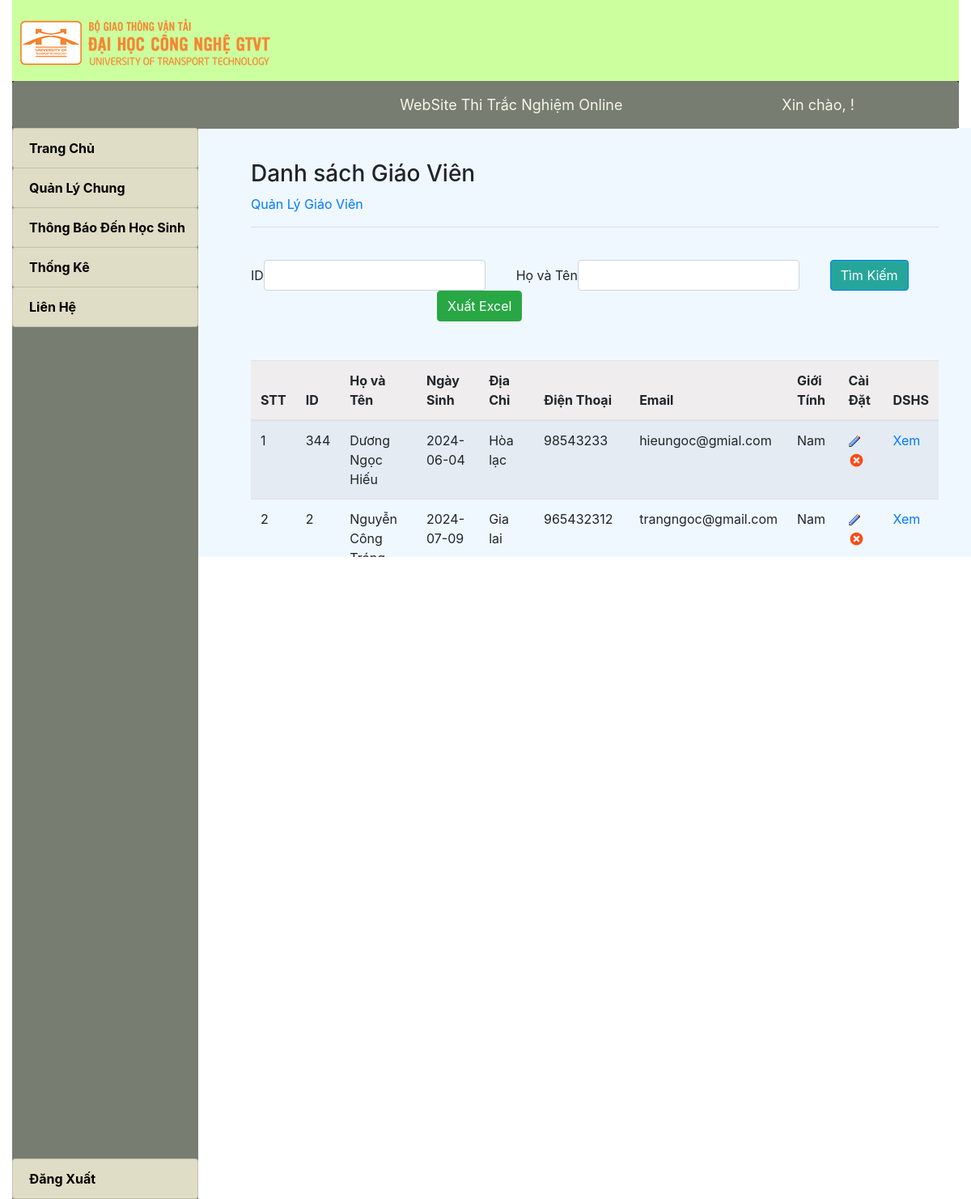
The page /73DCTT23_MVC/DanhSachGiaoVien on the database its author committed.
### tables this page shows
CREATE TABLE `giaovien` (
  `ID` int(11) NOT NULL,
  `Hoten` varchar(50) NOT NULL,
  `Ngaysinh` date NOT NULL,
  `Diachi` varchar(50) NOT NULL,
  `Dienthoai` int(11) NOT NULL,
  `Email` varchar(50) NOT NULL,
  `Gioitinh` text NOT NULL
);

### 73DCTT23_MVC/MVC/Core/controller.php (called while the page is built, shortened)
<?php
class controller{
    public function view($view,$data=[]){
        include_once './MVC/Views/'.$view.'.php';
    }
}
?>

### 73DCTT23_MVC/MVC/Controllers/DanhSachGiaoVien.php (called while the page is built, shortened)
<?php
class DanhSachGiaoVien extends controller
{
    private $dsgv;
    function __construct()
    {
        $this->dsgv = $this->model('GiaoVien_m');
    }
    function Get_data()
    {
        $this->view('Masterlayout', [
            'page' => 'DanhSachGiaoVien_v',
            'dulieu' => $this->dsgv->giaovien_find('', '')
        ]);
    }
}

### 73DCTT23_MVC/MVC/Core/app.php (called while the page is built, shortened)
<?php
    class app{
        protected $action='Get_data';
        function __construct()
        {
            $arr=$this->processURL();
            if($arr!=null){
                if(file_exists('./MVC/Controllers/'.$arr[0].'.php')){
                    unset($arr[0]);
                }
            }
            $this->controller=new $this->controller;
            $this->param=$arr?array_values($arr):[];
            call_user_func_array([$this->controller,$this->action],$this->param);
        }
        function processURL(){
            if(isset($_GET['url'])){
              return explode('/', filter_var(trim($_GET['url']),FILTER_DEFAULT));
            }
        }
    }
?>

### 73DCTT23_MVC/MVC/bridge.php (called while the page is built, shortened)
<?php
include_once './MVC/Core/app.php';
include_once './MVC/Core/controller.php';
include_once './MVC/Core/connectDB.php';
$app = new app();

### 73DCTT23_MVC/index.php (called while the page is built, shortened)
<?php
    include_once './MVC/bridge.php';
?>

### 73DCTT23_MVC/MVC/Core/connectDB.php (called while the page is built, shortened)
<?php
class connectDB{
    protected $server='localhost';
    protected $user='root';
    protected $pass='';
    protected $db='baitaplon';
    function __construct()
    {
        $this->con=mysqli_connect($this->server,$this->user,$this->pass,$this->db);
    }
}
?>

### 73DCTT23_MVC/MVC/Models/GiaoVien_m.php (called while the page is built, shortened)
<?php
class GiaoVien_m extends connectDB
{
    function giaovien_find($id, $ht)
    {
        $sql = "SELECT * FROM giaovien WHERE ID LIKE '%$id%' AND Hoten LIKE '%$ht%'";
        $result = mysqli_query($this->con, $sql);
        return $result;
    }
}

### 73DCTT23_MVC/MVC/Views/Pages/DanhSachGiaoVien_v.php (the view, shortened to what this page needs)
<h3> Danh sách Giáo Viên </h3>
<a href="http://localhost/73DCTT23_MVC/GiaoVien">Quản Lý Giáo Viên</a>
<hr class="custom-hr">
<br>
<form method="post" action="http://localhost/73DCTT23_MVC/DanhSachGiaoVien/timkiem">
    <div class="form-inline">
        <label for="myId">ID</label>
        <input type="text" class="form-control" id="myId" name="txtID" value="<?php if (isset($data['ID'])) echo $data['ID'] ?>">
        <label style="margin-left: 1cm;" for="myHoTen">Họ và Tên</label>
        <input type="text" class="form-control" id="myHoTen" placeholder="" name="txtHoten" value="<?php if (isset($data['Hoten'])) echo $data['Hoten'] ?>">
        <button style="margin-left: 1cm; background-color: #26a69a;" type="submit" class="btn btn-primary" name="btnTimkiem">Tìm Kiếm</button>
        <button type="submit" class="btn btn-success" name="btnXuatExcel" style="margin-left: 230px;">
            Xuất Excel
        </button>
    </div>
    <br><br>
    <table class="table table-striped">
        <thead>
            <tr style="background:#efeded">
                <th>STT</th>
                <th>ID</th>
                <th>Họ và Tên</th>
                <th>Ngày Sinh</th>
                <th>Địa Chỉ</th>
                <th>Điện Thoại</th>
                <th>Email</th>
                <th>Giới Tính</th>
                <th>Cài Đặt</th>
                <th>DSHS</th>
            </tr>
        </thead>
        <tbody>
            <?php
            if (isset($data['dulieu']) && mysqli_num_rows($data['dulieu']) > 0) {
                $i = 0;
                while ($row = mysqli_fetch_assoc($data['dulieu'])) {
            ?>
                    <tr>
                        <td><?php echo ++$i ?></td>
                        <td class="id"><?php echo $row['ID'] ?></td>
                        <td class="hoten"><?php echo $row['Hoten'] ?></td>
                        <td class="ngaysinh"><?php echo $row['Ngaysinh'] ?></td>
                        <td class="diachi"><?php echo $row['Diachi'] ?></td>
                        <td class="dienthoai"><?php echo $row['Dienthoai'] ?></td>
                        <td class="email"><?php echo $row['Email'] ?></td>
                        <td class="gioitinh"><?php echo $row['Gioitinh'] ?></td>
                        <td>
                            <a href="#" class="edit-link" data-id="<?php echo $row['ID']; ?>" data-hoten="<?php echo $row['Hoten']; ?>" data-ngaysinh="<?php echo $row['Ngaysinh']; ?>" data-diachi="<?php echo $row['Diachi']; ?>" data-dienthoai="<?php echo $row['Dienthoai']; ?>" data-email="<?php echo $row['Email']; ?>" data-gioitinh="<?php echo $row['Gioitinh']; ?>" data-toggle="modal" data-target="#chinhSuaGiaoVienModal">
                                <img src="http://localhost/73DCTT23_MVC/Public/Pictures/edit.gif" alt="Edit">
                            </a>
                            <a href="http://localhost/73DCTT23_MVC/DanhSachGiaoVien/xoa/<?php echo $row['ID'] ?>">
                                <img src="http://localhost/73DCTT23_MVC/Public/Pictures/13.png" alt="">
                            </a>
                        </td>
                        <td>
                            <a href="http://localhost/73DCTT23_MVC/DSHS_giaovien/DSHS/<?php echo $row['ID'] ?>">Xem</a>
                        </td>
                    </tr>
            <?php
                }
            }
            ?>
        </tbody>
    </table>
</form>
</body>
</html>

### 73DCTT23_MVC/MVC/Views/Masterlayout.php (shortened to what this page needs)
<!DOCTYPE html>
<html lang="en">
<head>
    <link rel="stylesheet" href="http://localhost/73DCTT23_MVC/Public/Css/bootstrap.min.css">
    <link rel="stylesheet" href="http://localhost/73DCTT23_MVC/Public/Css/dinhdang7.css">
    <link rel="stylesheet" href="http://localhost/73DCTT23_MVC/Public/Css/MaterLO.css">
</head>
<body>
    <div class="container-fluid">
        <div class="header1" style="background: #ccff9d;">
            <img src="http://localhost/73DCTT23_MVC/Public/Pictures/logo.png" alt="">
        </div>
        <div class="menu1" style="background-color: #0b2e13; height:58px; font-size:18px;">
            <nav class="navbar navbar-expand-sm navbar-dark bg-primary rounded" style="background-color: #217743;">
                <ul class="navbar-nav mr-autoavbar" style="padding-left: 40%;">
                    <a style="color: #f7f6e7;" class="nav-link" href="#">WebSite Thi Trắc Nghiệm Online</a>
                </ul>
                <span style="margin-left: 5cm; color: #f7f6e7;">Xin chào, <?php echo $_SESSION['Name']; ?>!</span>
            </nav>
        </div>
        <div class="row">
            <div class="menu_left1">
                <div class="list-group">
                    <a style="background: #dfddc5;font-weight:bold;text-align:left;color:black;" href="http://localhost/73DCTT23_MVC/Home_v" class="list-group-item btn btn-link">Trang Chủ</a>
                    <a style="background: #dfddc5;font-weight:bold;text-align:left;color:black;" href="#" class="list-group-item btn btn-link" data-toggle="collapse" data-target="#target1">Quản Lý Chung</a>
                    <a style="background: #dfddc5; font-weight:bold;text-align:left;color:black;" href="http://localhost/73DCTT23_MVC/ThongbaoHS" class="list-group-item btn btn-link">Thông Báo Đến Học Sinh</a>
                    <a style="background: #dfddc5;font-weight:bold;text-align:left;color:black;" href="#" class="list-group-item btn btn-link" data-toggle="collapse" data-target="#target2">Thống Kê</a>
                    <a style="background:#dfddc5;font-weight:bold;text-align:left; color:black;" href="http://localhost/73DCTT23_MVC/LienHe" class="list-group-item btn btn-link">Liên Hệ</a>
                </div>
                <a id="logoutLink" class="logout list-group-item btn btn-link" style="background:#dfddc5;;font-weight:bold;text-align:left; color:black;" href="#" data-toggle="modal" data-target="#confirmLogoutModal">Đăng Xuất</a>
            </div>
            <div class="content1" style="padding-left: 80px;  width: 1215px; height:530px;    background-color: aliceblue;">
                <?php
                include_once './MVC/Views/Pages/' . $data['page'] . '.php';
                ?>
</body>
</html>

### 73DCTT23_MVC/Public/Css/dinhdang7.css (style rules this page uses)
.header1 { height: 100px; background: #fff2c0; padding: 10px; }
.menu_left1 { width: 300px; float: left; margin-left: 15px; font-weight: bold; }
.content1 { height: 600px; width: 908px; padding: 40px; }

### 73DCTT23_MVC/MVC/Views/Masterlayout.php (style rules this page uses)
body, html { height: 100%; margin: 0; overflow: hidden; }
.container-fluid { height: 100%; display: flex; flex-direction: column; }
.header1 { background: #fff2c0; flex-shrink: 0; }
.menu1 { background-color: #0b2e13; height: 58px; font-size: 18px; flex-shrink: 0; }
.row { flex: 1; display: flex; overflow: hidden; }
.menu_left1 { width: 230px; background-color: #777d71; overflow-y: auto; flex-shrink: 0; height: calc(100vh - 158px); position: fixed; top: 158px; bottom: 0; display: flex; flex-direction: column; justify-content: space-between; }
.content1 { margin-left: 230px; padding-left: 80px; width: calc(100% - 310px); height: calc(100vh - 116px); overflow-y: auto; }
.logout { margin: 0; }

### rows shown on the page
giaovien: ID "344", Hoten "Dương Ngọc Hiếu", Ngaysinh "2024-06-04", Diachi "Hòa lạc", Dienthoai "98543233", Email "hieungoc@gmial.com", Gioitinh "Nam"
giaovien: ID "2", Hoten "Nguyễn Công…", Ngaysinh "2024-07-09", Diachi "Gia lai", Dienthoai "965432312", Email "trangngoc@gmail.com", Gioitinh "Nam"
